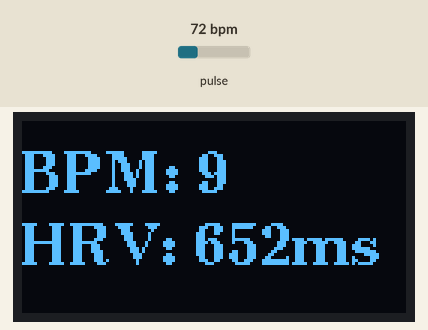
This sketch was run on a simulated Arduino Uno, built with avr-gcc and run on an emulated ATmega328P. On the bench: 128×64 one-colour display. The inputs (shaded band) are chosen by the test bench; at power-on: pulse 72 bpm. What the sketch prints to the serial monitor is not drawn.

Above: at 2.6 s.
2.7 s: pulse set to 158 bpm
At 3.46 s:
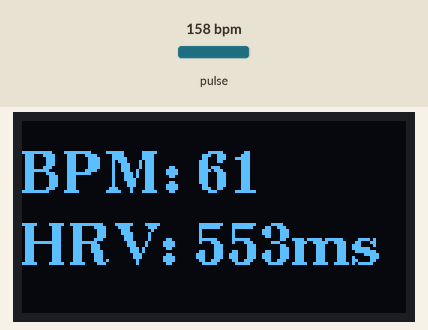
5.1 s: pulse set to 42 bpm
At 7.7 s:
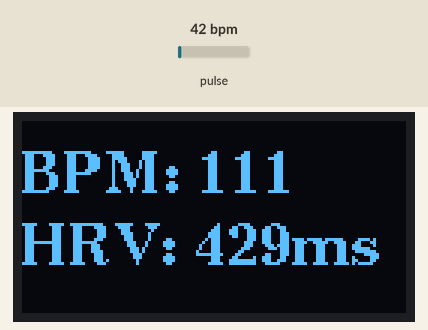
8.1 s: pulse set to 100 bpm
At 11.7 s:
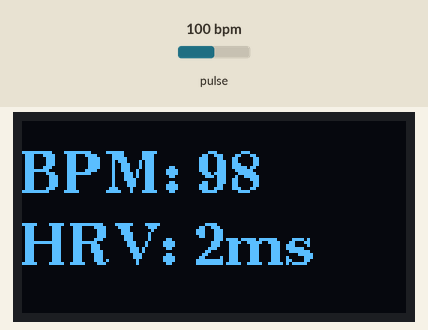
Timing chart, 0 to 13.2 s (numbered marks = the images above; inputs shaded):
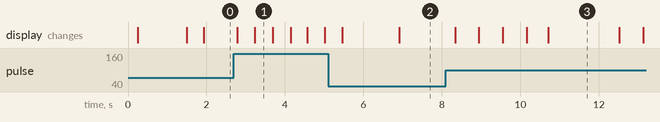

The sketch:

ppg_bpm_hrv.ino
```cpp
#include <Wire.h>
#include "MAX30105.h"
#include "heartRate.h"
#include <U8g2lib.h>

// OLED: Page-buffered for low RAM boards
U8G2_SSD1306_128X64_NONAME_1_HW_I2C display(U8G2_R0, U8X8_PIN_NONE);

// MAX30102 setup
MAX30105 particleSensor;

const byte RATE_SIZE = 4;
byte rates[RATE_SIZE];
byte rateSpot = 0;
long lastBeat = 0;

float beatsPerMinute;
int beatAvg;

// For HRV (SDNN)
unsigned long ibiValues[RATE_SIZE];  // inter-beat intervals in ms

void setup() {
  Serial.begin(115200);
  while (!Serial);
  Serial.println("Setup begin");

  display.begin();
  display.setFont(u8g2_font_ncenB14_tr);
  display.firstPage();
  do {
    display.drawStr(0, 24, "Starting...");
  } while (display.nextPage());

  delay(1000);

  if (!particleSensor.begin(Wire, I2C_SPEED_FAST)) {
    Serial.println("Sensor fail");
    display.firstPage();
    do {
      display.drawStr(0, 24, "Sensor Error!");
    } while (display.nextPage());
    while (1);
  }

  Serial.println("Sensor OK");
  particleSensor.setup();
  particleSensor.setPulseAmplitudeRed(0x3F);
  particleSensor.setPulseAmplitudeGreen(0);

  display.firstPage();
  do {
    display.drawStr(0, 24, "Place finger");
  } while (display.nextPage());
}

void loop() {
  long irValue = particleSensor.getIR();

  if (checkForBeat(irValue)) {
    long now = millis();
    long delta = now - lastBeat;
    lastBeat = now;

    beatsPerMinute = 60 / (delta / 1000.0);

    if (beatsPerMinute < 255 && beatsPerMinute > 20) {
      rates[rateSpot] = (byte)beatsPerMinute;
      ibiValues[rateSpot] = delta; // store IBI
      rateSpot = (rateSpot + 1) % RATE_SIZE;

      // Average BPM
      beatAvg = 0;
      for (byte x = 0; x < RATE_SIZE; x++)
        beatAvg += rates[x];
      beatAvg /= RATE_SIZE;

      // HRV (SDNN)
      float mean = 0;
      for (byte i = 0; i < RATE_SIZE; i++) mean += ibiValues[i];
      mean /= RATE_SIZE;

      float variance = 0;
      for (byte i = 0; i < RATE_SIZE; i++)
        variance += (ibiValues[i] - mean) * (ibiValues[i] - mean);
      variance /= RATE_SIZE;
      int hrv = sqrt(variance); // HRV in ms

      // Display both
      char bpmText[16];
      sprintf(bpmText, "BPM: %d", beatAvg);

      char hrvText[16];
      sprintf(hrvText, "HRV: %dms", hrv);

      display.firstPage();
      do {
        display.drawStr(0, 24, bpmText);
        display.drawStr(0, 48, hrvText);
      } while (display.nextPage());

      // Serial debug
      Serial.print("BPM=");
      Serial.print(beatAvg);
      Serial.print(" HRV=");
      Serial.print(hrv);
      Serial.print(" IR=");
      Serial.println(irValue);
    }
  }
}
```

Measured:
- what the display in image 1 shows lasts 0.5 s, from 3.2 s to 3.7 s
